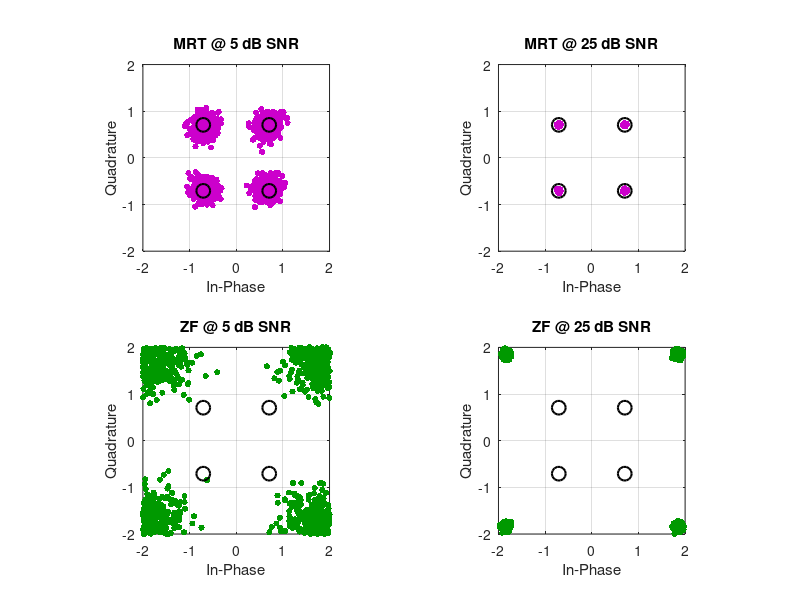

Write the MATLAB code that produced this figure. (Note: this script raises an error after producing the figure.)
clear; clc; close all;
%% System Parameters
Nt = 8;             % Transmit antennas
Nr = 4;             % Receive antennas
Ns = 4;             % Data streams
numSymbols = 2000;  % Symbols per stream
M = 4;              % QPSK order
qpsk = [1+1j, 1-1j, -1+1j, -1-1j]/sqrt(2); % Normalized constellation

%% Generate Transmit Symbols
data = randi([0 M-1], Ns, numSymbols);
txSymbols = qpsk(data+1);

%% Channel Matrix (fixed for comparison)
rng(123); % For reproducibility
H = (randn(Nr,Nt) + 1j*randn(Nr,Nt))/sqrt(2);

%% SNR Points
SNR_dB = [5, 25];  % Low and high SNR cases

%% Simulation Figure
figure('Position', [100 100 1200 600], 'Name', 'MRT vs ZF Precoding', 'Color', 'w');

for snr_idx = 1:length(SNR_dB)
    SNR = 10^(SNR_dB(snr_idx)/10);
    N0 = 1/SNR;     % Noise variance
    
    %% MRT Precoding (Maximizes received power)
    W_mrt = H';     % MRT precoding matrix
    W_mrt = sqrt(Ns)/norm(W_mrt,'fro') * W_mrt; % Power normalization
    
    % Transmit signal
    x_mrt = W_mrt * txSymbols;
    
    % Received signal with noise
    noise = sqrt(N0/2)*(randn(Nr,numSymbols) + 1j*randn(Nr,numSymbols));
    y_mrt = H*x_mrt + noise;
    
    % Corrected MRT receiver processing - using MMSE combiner
    % MMSE combining matrix
    G_mrt = (H*W_mrt)' / ((H*W_mrt)*(H*W_mrt)' + N0*eye(Nr));
    s_hat_mrt = G_mrt * y_mrt;
    
    %% ZF Precoding (Cancels interference)
    W_zf = H' * inv(H*H');  % Proper ZF precoder (pseudo-inverse)
    W_zf = sqrt(Ns)/norm(W_zf,'fro') * W_zf; % Power normalization
    
    % Transmit signal
    x_zf = W_zf * txSymbols;
    
    % Received signal with noise
    noise = sqrt(N0/2)*(randn(Nr,numSymbols) + 1j*randn(Nr,numSymbols));
    y_zf = H*x_zf + noise;
    
    % Simple ZF receiver processing (since pre-equalization is done)
    s_hat_zf = y_zf; % With ZF precoding, the received signal is already equalized
    
    %% Plot Constellations (First stream only)
    % MRT Plot
    subplot(2, 2, snr_idx);
    scatter(real(s_hat_mrt(1,:)), imag(s_hat_mrt(1,:)), 20, [0.8 0 0.8], 'filled');
    hold on;
    plot(real(qpsk), imag(qpsk), 'ko', 'MarkerSize', 10, 'LineWidth', 1.5);
    hold off;
    title(sprintf('MRT @ %d dB SNR', SNR_dB(snr_idx)), 'FontWeight', 'bold');
    xlabel('In-Phase'); ylabel('Quadrature'); grid on;
    axis([-2 2 -2 2]); axis square;
    set(gca, 'FontSize', 10, 'Box', 'on');
    
    % ZF Plot
    subplot(2, 2, 2+snr_idx);
    scatter(real(s_hat_zf(1,:)), imag(s_hat_zf(1,:)), 20, [0 0.6 0], 'filled');
    hold on;
    plot(real(qpsk), imag(qpsk), 'ko', 'MarkerSize', 10, 'LineWidth', 1.5);
    hold off;
    title(sprintf('ZF @ %d dB SNR', SNR_dB(snr_idx)), 'FontWeight', 'bold');
    xlabel('In-Phase'); ylabel('Quadrature'); grid on;
    axis([-2 2 -2 2]); axis square;
    set(gca, 'FontSize', 10, 'Box', 'on');
end

% Add a suptitle for the entire figure
sgtitle('MIMO Precoding Performance: MRT vs ZF', 'FontSize', 14, 'FontWeight', 'bold');

% Add BER calculation and display
for snr_idx = 1:length(SNR_dB)
    SNR = 10^(SNR_dB(snr_idx)/10);
    N0 = 1/SNR;
    
    % MRT BER calculation
    W_mrt = H';
    W_mrt = sqrt(Ns)/norm(W_mrt,'fro') * W_mrt;
    x_mrt = W_mrt * txSymbols;
    noise = sqrt(N0/2)*(randn(Nr,numSymbols) + 1j*randn(Nr,numSymbols));
    y_mrt = H*x_mrt + noise;
    G_mrt = (H*W_mrt)' / ((H*W_mrt)*(H*W_mrt)' + N0*eye(Nr));
    s_hat_mrt = G_mrt * y_mrt;
    
    % Decision for MRT
    dec_mrt = zeros(size(data));
    for i = 1:Ns
        for j = 1:numSymbols
            [~, idx] = min(abs(s_hat_mrt(i,j) - qpsk));
            dec_mrt(i,j) = idx-1;
        end
    end
    ber_mrt = sum(sum(dec_mrt ~= data)) / (Ns * numSymbols);
    
    % ZF BER calculation
    W_zf = H' * inv(H*H');
    W_zf = sqrt(Ns)/norm(W_zf,'fro') * W_zf;
    x_zf = W_zf * txSymbols;
    noise = sqrt(N0/2)*(randn(Nr,numSymbols) + 1j*randn(Nr,numSymbols));
    y_zf = H*x_zf + noise;
    s_hat_zf = y_zf;
    
    % Decision for ZF  
    dec_zf = zeros(size(data));
    for i = 1:Ns
        for j = 1:numSymbols
            [~, idx] = min(abs(s_hat_zf(i,j) - qpsk));
            dec_zf(i,j) = idx-1;
        end
    end
    ber_zf = sum(sum(dec_zf ~= data)) / (Ns * numSymbols);
    
    fprintf('SNR = %d dB: MRT BER = %.4f, ZF BER = %.4f\n', SNR_dB(snr_idx), ber_mrt, ber_zf);
end